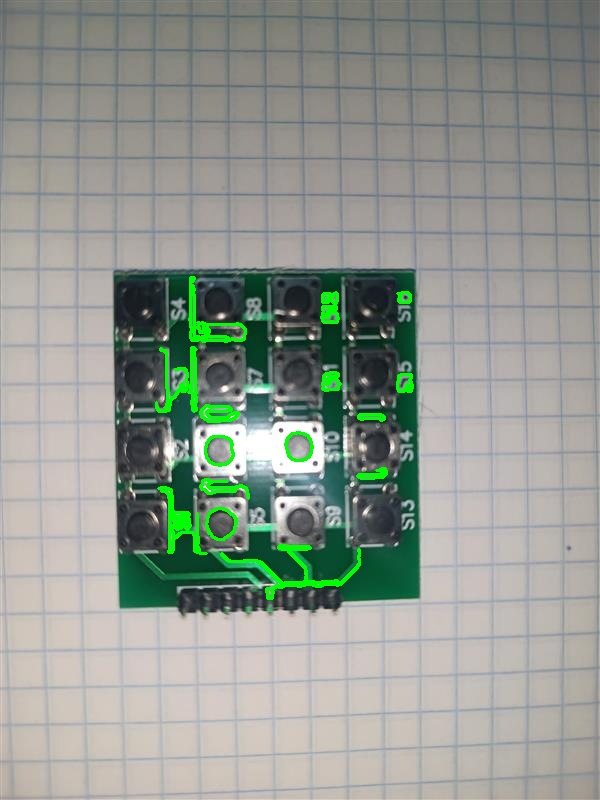
#> input picture Programación/Botones.jpg, 600 x 800 px
$ python Num_botones.py
#> lines starting #> are read from the running program, lines starting #| are printed output that depends on the picture; after the words box and inside, x2 and y2 are one past the last pixel; in counts of white or black regions, pixels touching at a corner belong together
import cv2
import numpy as np

# Cargar la imagen
image_path = "Botones.jpg"  # Cambia esto por la ruta de tu imagen
image = cv2.imread(image_path, cv2.IMREAD_COLOR)
#> image is the input picture: shape (800, 600, 3); mean B, G, R 144.7, 152.9, 146.5

# Convertir a escala de grises
gray = cv2.cvtColor(image, cv2.COLOR_BGR2GRAY)
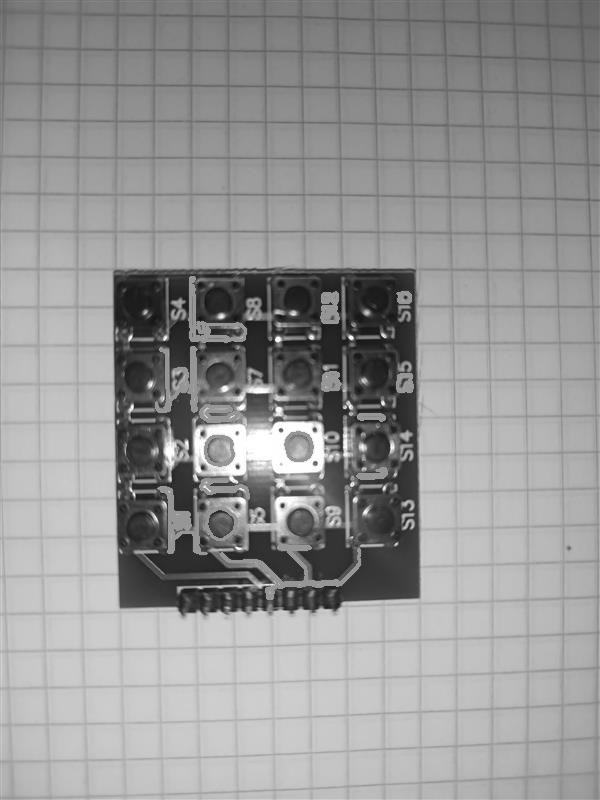
#> gray: shape (800, 600); min 14, max 255, mean 150

# Aplicar un desenfoque para reducir ruido
blurred = cv2.GaussianBlur(gray, (5, 5), 0)

# Detección de bordes con Canny
edges = cv2.Canny(blurred, 50, 150)
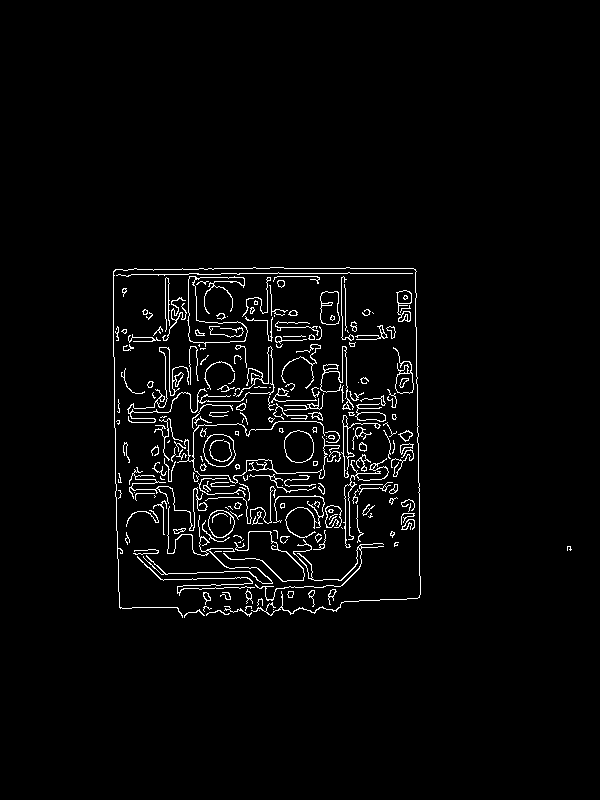
#> edges: shape (800, 600); 2.9% white in thin lines or dots, all inside (x1, y1, x2, y2) = (113, 267, 572, 618)

# Encontrar contornos
contours, _ = cv2.findContours(edges, cv2.RETR_EXTERNAL, cv2.CHAIN_APPROX_SIMPLE)
#> contours = 207 contours, 153 with area under 20; largest, box (x1, y1, x2, y2) and area: (187, 276, 248, 347) 1492, (203, 434, 236, 467) 831, (284, 430, 314, 463) 758, (208, 510, 235, 538) 554, (320, 291, 340, 325) 553

# Filtrar los contornos por área para contar solo los botones
button_contours = [cnt for cnt in contours if 100 < cv2.contourArea(cnt) < 1000]
#> button_contours = 9 contours; largest, box (x1, y1, x2, y2) and area: (203, 434, 236, 467) 831, (284, 430, 314, 463) 758, (208, 510, 235, 538) 554, (320, 291, 340, 325) 553, (393, 347, 414, 394) 370

# Contar los botones detectados
num_buttons = len(button_contours)
#> num_buttons = 9
print(f"Número de botones detectados: {num_buttons}")
#| Número de botones detectados: 9

# Dibujar los contornos detectados en la imagen original
image_with_contours = image.copy()
cv2.drawContours(image_with_contours, button_contours, -1, (0, 255, 0), 2)
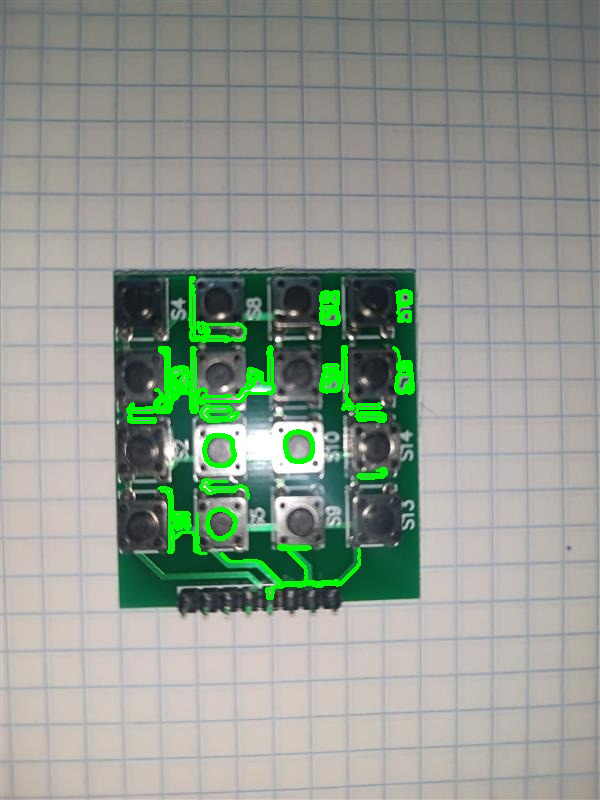
#> image_with_contours: shape (800, 600, 3); 1.23% of pixels changed, all inside (x1, y1, x2, y2) = (126, 289, 415, 539)

# Mostrar la imagen con los contornos
title = "Botones Detectados"
cv2.imshow(title, image_with_contours)
cv2.waitKey(0)
cv2.destroyAllWindows()

# Opcional: Guardar la imagen procesada
cv2.imwrite("Botones_contados.jpg", image_with_contours)
